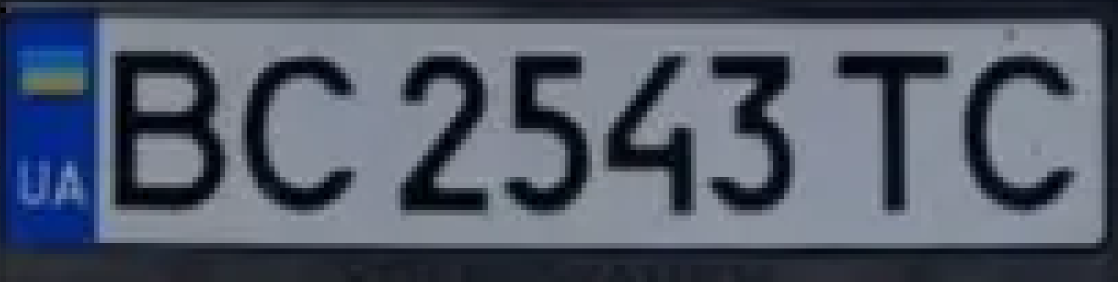
#> input picture test_models/test.png, 2235 x 563 px (shown at 1/2 size)
$ python -i detection.py   (imports and definitions only)
#> lines starting #> are read from the running program, lines starting #| are printed output that depends on the picture
#> further down, picture is the input picture: shape (563, 2235, 3); mean B, G, R 107.5, 92, 84
"""
detection.py
Розпізнавання номерного знаку та атрибутів транспортного засобу
за допомогою UltimateALPR‑SDK (https://github.com/DoubangoTelecom/ultimateALPR-SDK)
"""

from __future__ import annotations
import cv2
import json
import numpy as np
import ultimateAlprSdk
from typing import Tuple
import config

# ініціалізація движка
# [1 line that did not run here, left out]
# [2 lines not run here, left out]

_IMG_TYPE = ultimateAlprSdk.ULTALPR_SDK_IMAGE_TYPE_RGB24

def _process(frame: np.ndarray) -> dict:
    rgb = cv2.cvtColor(frame, cv2.COLOR_BGR2RGB)
    h, w = rgb.shape[:2]
    result = ultimateAlprSdk.UltAlprSdkEngine_process(
        _IMG_TYPE,
        rgb.tobytes(),
        w,
        h,
        w * 3,
        1
    )
    if not result.isOK():
        raise RuntimeError("ALPR process failed: " + result.phrase())
    return json.loads(result.json())

def detect_plate_and_vehicle(frame: np.ndarray) -> Tuple[str|None, str|None, str|None, str|None]:
    data = _process(frame)
    plates = data.get('plates', [])
    if not plates:
        return None, None, None, None
    best = plates[0]
    plate = best.get('plate')
    vehicle = best.get('vehicle', {})
    return (
        plate or None,
        vehicle.get('make') or None,
        vehicle.get('model') or None,
        vehicle.get('color') or None
    )

def detect_vehicle_exit(frame: np.ndarray, min_contour_area: int = 5000) -> bool:
#> called with min_contour_area = 5000
    gray = cv2.cvtColor(frame, cv2.COLOR_BGR2GRAY)
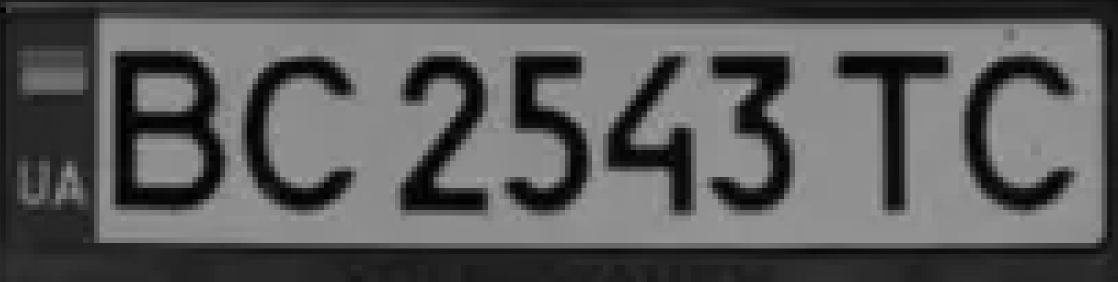
#> gray: shape (563, 2235) (shown at 1/2 size); min 0, max 160, mean 91.5
    blurred = cv2.GaussianBlur(gray, (21, 21), 0)
    edges = cv2.Canny(blurred, 50, 150)
#> edges: shape (563, 2235); every value is 0
    contours, _ = cv2.findContours(edges, cv2.RETR_EXTERNAL, cv2.CHAIN_APPROX_SIMPLE)
#> contours = []
    return any(cv2.contourArea(c) > min_contour_area for c in contours)

def deinit() -> None:
    res = ultimateAlprSdk.UltAlprSdkEngine_deInit()
    if not res.isOK():
        print("ALPR DeInit failed: " + res.phrase())

>>> import cv2
>>> picture = cv2.imread('test_models/test.png')
>>> result = detect_vehicle_exit(picture)
#> result = False
